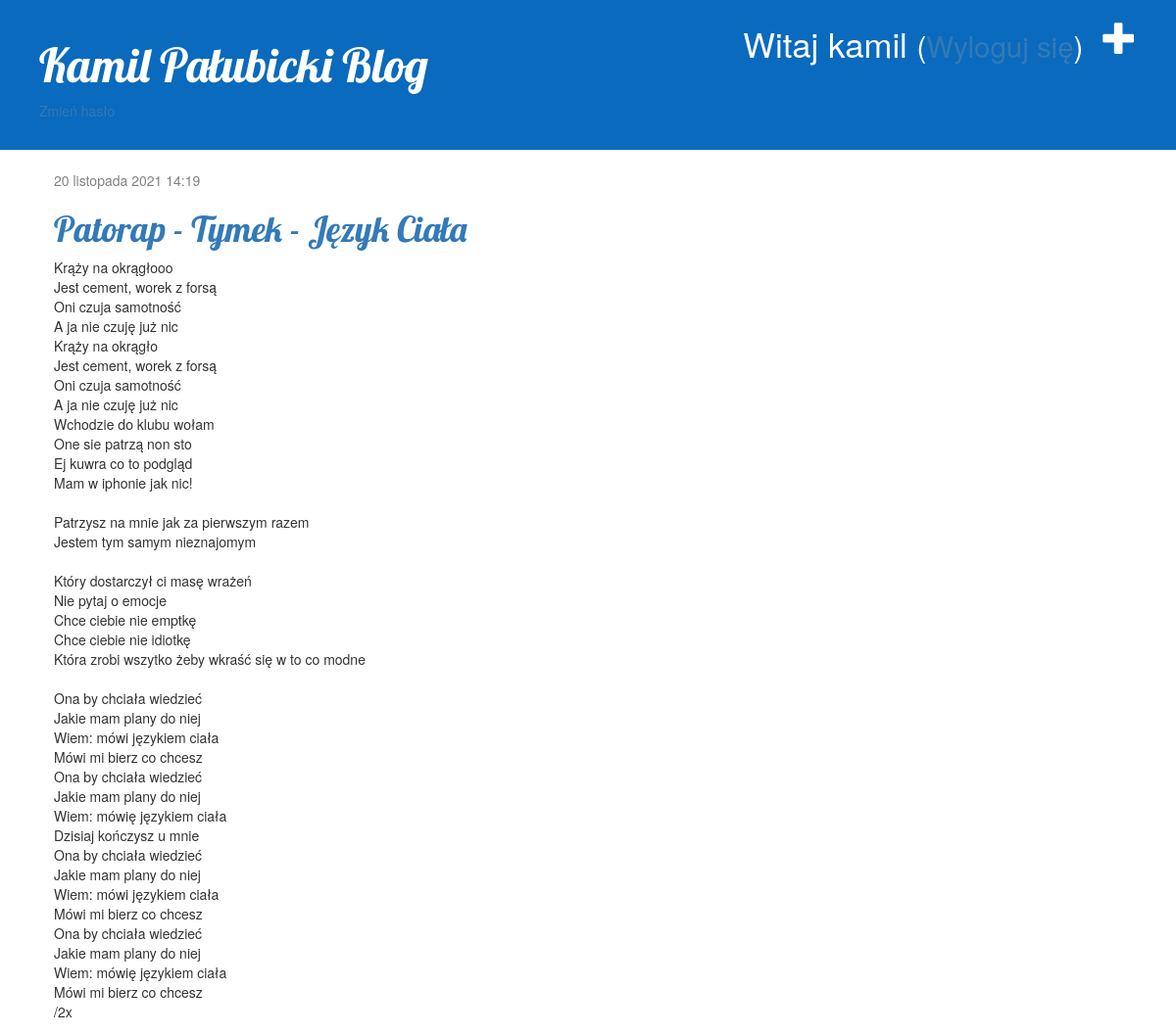
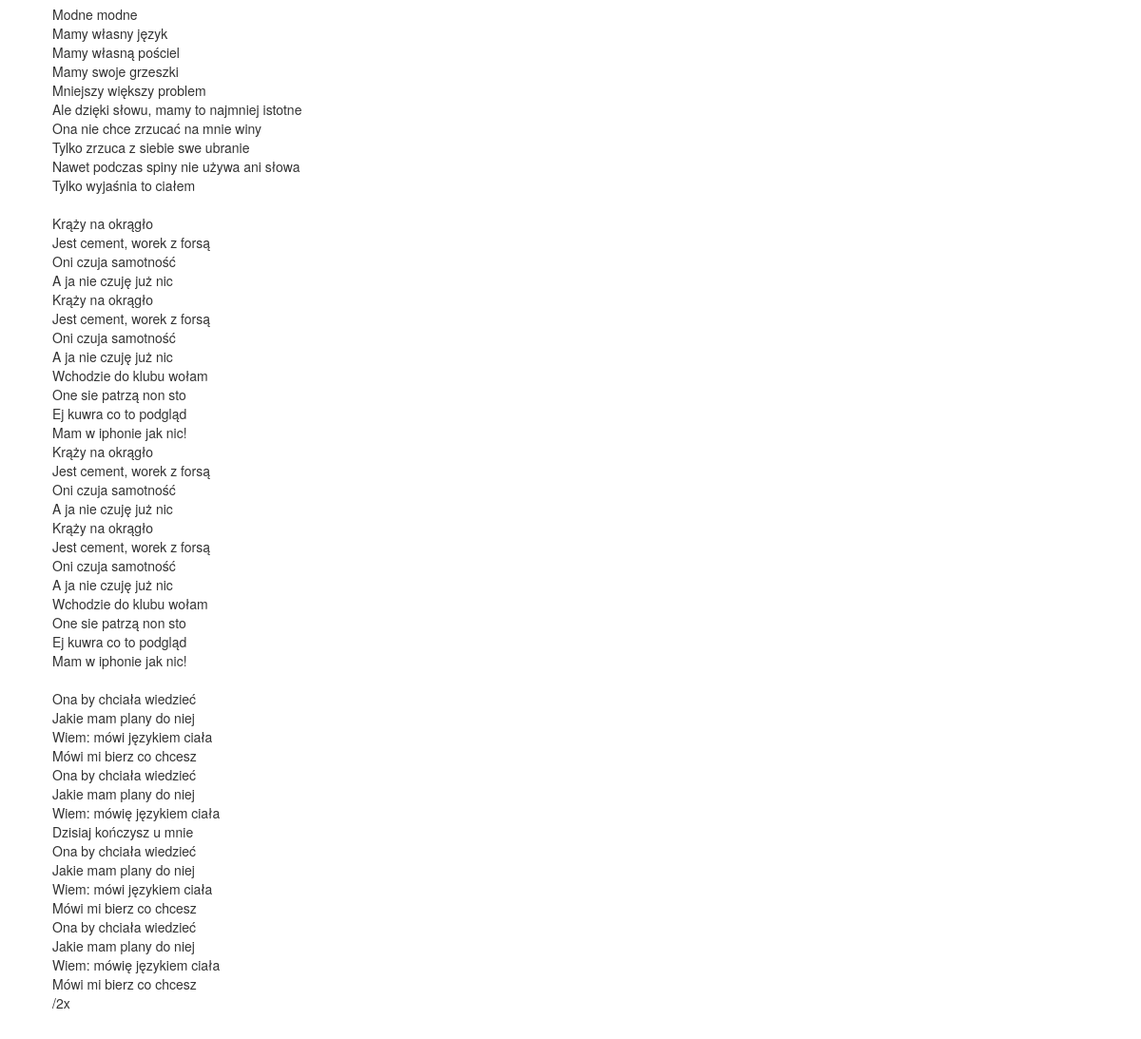
The app's page / (signed in) with its own data (2 pictures, top to bottom).
### blog/models.py (models this page shows, shortened)
class Post(models.Model):
    author = models.ForeignKey('auth.User', on_delete=models.CASCADE)
    title = models.CharField(max_length=200)
    text = models.TextField()
    created_date = models.DateTimeField(
            default=timezone.now)
    published_date = models.DateTimeField(
            blank=True, null=True)

### blog/views.py (the view)
# urls.py: path('', views.post_list, name='post_list'),
def post_list(request):
    posts = Post.objects.filter(published_date__lte=timezone.now()).order_by('published_date')
    return render(request, 'blog/post_list.html', {'posts': posts})

### blog/templates/blog/post_list.html
{% extends 'blog/base.html' %}
{% block content %}
    {% for post in posts %}
        <div class="post">
            <div class="date">
                {{ post.published_date }}
            </div>
            <h1><a href="{% url 'post_detail' pk=post.pk %}">{{ post.title }}</a></h1>
            <p>{{ post.text|linebreaksbr }}</p>
        </div>
    {% endfor %}
{% endblock %}

### blog/templates/blog/base.html (shortened to what this page needs)
{% load static %}
<html>
    <head>
        <link rel="stylesheet" href="//maxcdn.bootstrapcdn.com/bootstrap/3.2.0/css/bootstrap.min.css">
        <link rel="stylesheet" href="//maxcdn.bootstrapcdn.com/bootstrap/3.2.0/css/bootstrap-theme.min.css">
        <link rel="stylesheet" href="{% static 'css/blog.css' %}">
    </head>
    <body>
        <div class="page-header">
            {% if user.is_authenticated %}
            <a href="{% url 'post_new' %}" class="top-menu"><span class="glyphicon glyphicon-plus"></span></a>
            <p class="top-menu">Witaj {{ user.username }} <small>(<a href="{% url 'logout' %}" class="loguout">Wyloguj
            się</a>)</small></p>
            {% endif %}
            <h1><a href="/">Kamil Pałubicki Blog</a></h1>
            {% if user.is_authenticated %}
            <p class="text-end"><a href="{% url 'change_password' %}">Zmień hasło</a></p>
            {% else %}
            <p class="text-start"><a href="{% url 'login' %}">Zaloguj się</a></p>
            <p class="text-start"><a href="{% url 'signup' %}">Zarejestruj się</a></p>
            <p class="text-start"><a href="{% url 'password_reset' %}">Zresetuj hasło</a></p>
            {% endif %}
        </div>
        <div class="content container">
            <div class="row">
                <div class="col-md-8">
                    {% block content %}
                    {% endblock %}
                </div>
            </div>
        </div>
    </body>
</html>

### blog/static/css/blog.css (style rules this page uses)
.page-header { background-color: #0A6ABD; margin-top: 0; padding: 20px 20px 20px 40px; }
.page-header h1, .page-header h1 a, .page-header h1 a:visited, .page-header h1 a:active { color: #ffffff; font-size: 36pt; text-decoration: none; }
.content { margin-left: 40px; }
h1, h2, h3, h4 { font-family: 'Lobster', cursive; }
.date { color: #828282; }
.top-menu, .top-menu:hover, .top-menu:visited { color: #ffffff; float: right; font-size: 26pt; margin-right: 20px; }
.post { margin-bottom: 70px; }

### records on screen
Post: published_date "20 listopada 2021 14:19", title "Patorap - Tymek - Język Ciała", text "Krąży na okrągłooo Jest cement, worek z forsą Oni czuja samotność A ja nie czuję już nic Krąży na okrągło Jest cement, worek z forsą Oni czuja samotność A ja nie czuję już nic Wchodzie do klubu wołam One sie patrzą non sto Ej kuwra co to podgląd Mam w iphonie jak nic! Patrzysz na mnie jak za pierwszym razem Jestem tym samym nieznajomym Który dostarczył ci masę wrażeń Nie pytaj o emocje Chce ciebie nie emptkę Chce ciebie nie idiotkę Która zrobi wszytko żeby wkraść się w to co modne Ona by chciała wiedzieć Jakie mam plany do niej Wiem: mówi językiem ciała Mówi mi bierz co chcesz Ona by chciała wiedzieć Jakie mam plany do niej Wiem: mówię językiem ciała Dzisiaj kończysz u mnie Ona by chciała…"

### other values on screen
{{ user.username }} "kamil"
